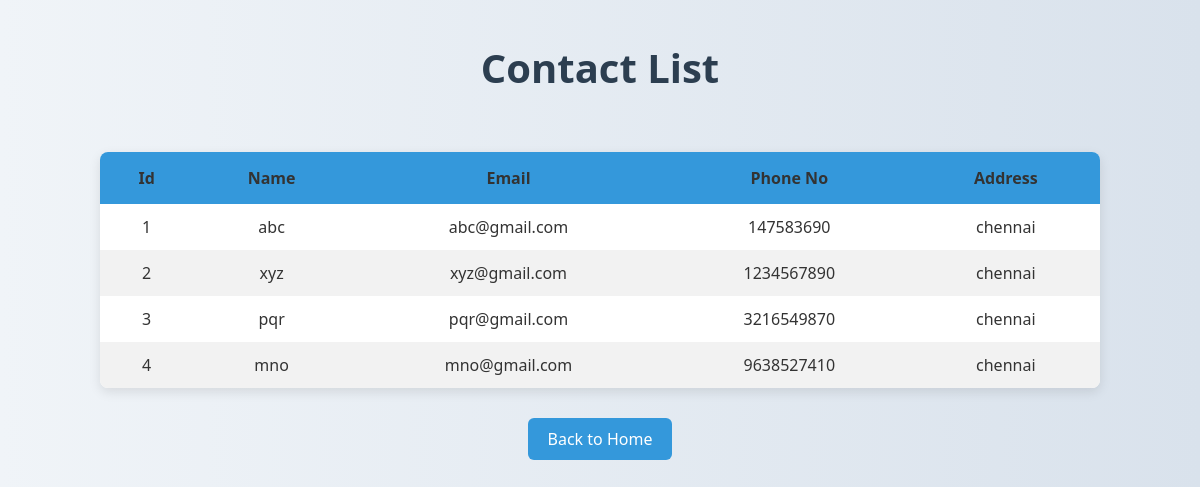
The app's page /viewContact with its own data.
### tables this page shows
CREATE TABLE Contact_List(
                    Id integer primary key autoincrement,
                    Name text not null,
                    Email text unique not null,
                    Phone_no int unique,
                    Address text);

### App.py (the view)
@app.route("/viewContact")
def view():
    con=sqlite3.connect("Contact.db")
    con.row_factory=sqlite3.Row
    crur=con.cursor()
    crur.execute("select * from Contact_List")
    rows =crur.fetchall()
    return render_template("viewContact.html",rows=rows)

### templates/viewContact.html (shortened to what this page needs)
<!DOCTYPE html>
<html lang="en">
<head>
</head>
<body>
    <h1>Contact List</h1>
    <table>
        <thead>
            <td>Id</td>
            <td>Name</td>
            <td>Email</td>
            <td>Phone No</td>
            <td>Address</td>
        </thead>
        {% for row in rows %}
        <tr>
            <td>{{row["ID"]}}</td>
            <td>{{row["Name"]}}</td>
            <td>{{row["Email"]}}</td>
            <td>{{row["Phone_No"]}}</td>
            <td>{{row["Address"]}}</td>
        </tr>
        {% endfor %}
    </table>
    <a href="/">Back to Home</a>
</body>
</html>

### templates/viewContact.html (style rules this page uses)
body { font-family: 'Segoe UI', Tahoma, Geneva, Verdana, sans-serif; background: linear-gradient(to right, #f0f4f8, #d9e2ec); margin: 0; padding: 0; display: flex; flex-direction: column; align-items: center; }
h1 { margin-top: 40px; color: #2c3e50; font-size: 2.5em; }
table { border-collapse: collapse; width: 90%; max-width: 1000px; margin-top: 30px; background-color: #ffffff; box-shadow: 0 4px 12px rgba(0, 0, 0, 0.1); border-radius: 8px; overflow: hidden; }
thead { background-color: #3498db; color: white; }
thead td { font-weight: bold; padding: 15px; text-align: center; }
tr:nth-child(even) { background-color: #f2f2f2; }
td { padding: 12px 15px; text-align: center; color: #333; }
a { margin-top: 30px; text-decoration: none; background-color: #3498db; color: white; padding: 10px 20px; border-radius: 6px; transition: background-color 0.3s ease; }

### records on screen
Contact_List: ID "1", Name "abc", Email "abc@gmail.com", Phone_No "147583690", Address "chennai"
Contact_List: ID "2", Name "xyz", Email "xyz@gmail.com", Phone_No "1234567890", Address "chennai"
Contact_List: ID "3", Name "pqr", Email "pqr@gmail.com", Phone_No "3216549870", Address "chennai"
Contact_List: ID "4", Name "mno", Email "mno@gmail.com", Phone_No "9638527410", Address "chennai"
